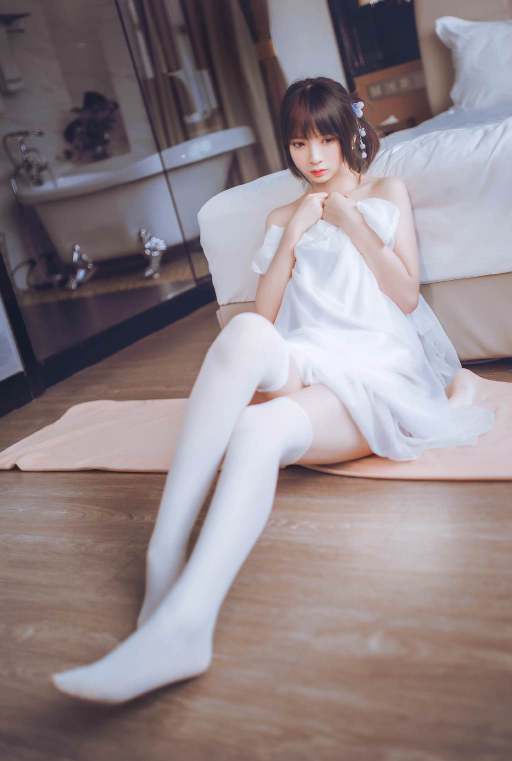
#> input picture picture_material/beauty_leg3.jpg, 1024 x 1522 px, found by its file name (shown at 1/2 size)
$ python 5.2D_filtering.py
#> lines starting #> are read from the running program, lines starting #| are printed output that depends on the picture
import cv2
import numpy as np

img = cv2.imread("picture_material/beauty_leg3.jpg")
#> img is the input picture: shape (1522, 1024, 3); mean B, G, R 137.4, 133.4, 145.1
img = cv2.resize(img, (int(img.shape[1]/2), int(img.shape[0]/2)), interpolation=cv2.INTER_AREA)
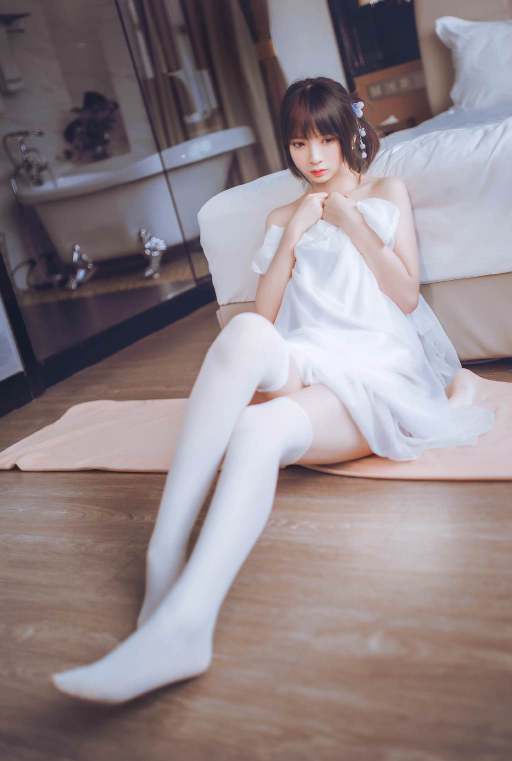
#> img: shape (761, 512, 3); mean B, G, R 137.5, 133.5, 145.2
img = cv2.cvtColor(img, cv2.COLOR_BGR2GRAY)
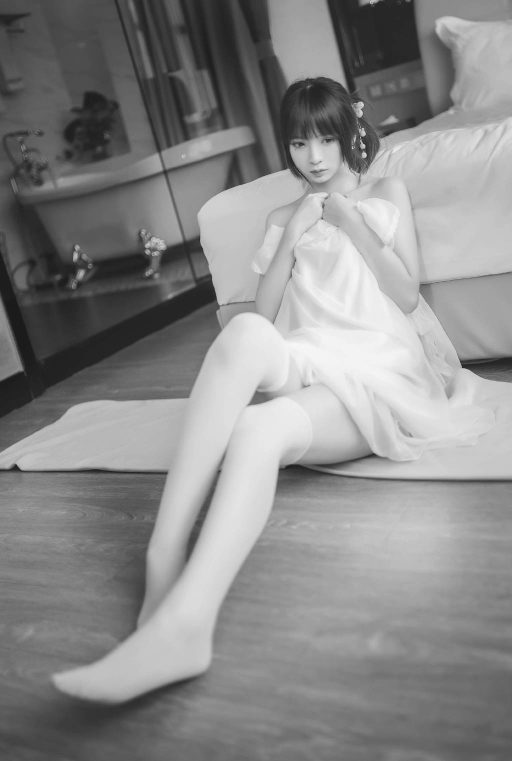
#> img: shape (761, 512); min 24, max 247, mean 137.5

#自定义的卷积函数
kernel3 = np.array([[-1, -1, 0], [-1, 0, 1], [0, 1, 1]])
kernel5 = np.array([[-1, -1, -1, -1, 0], [-1, -1, -1, 0, 1], [-1, -1, 0, 1, 1], [-1, 0, 1, 1, 1], [0, 1, 1, 1, 1]])

img3 = cv2.filter2D(img, -1, kernel3)
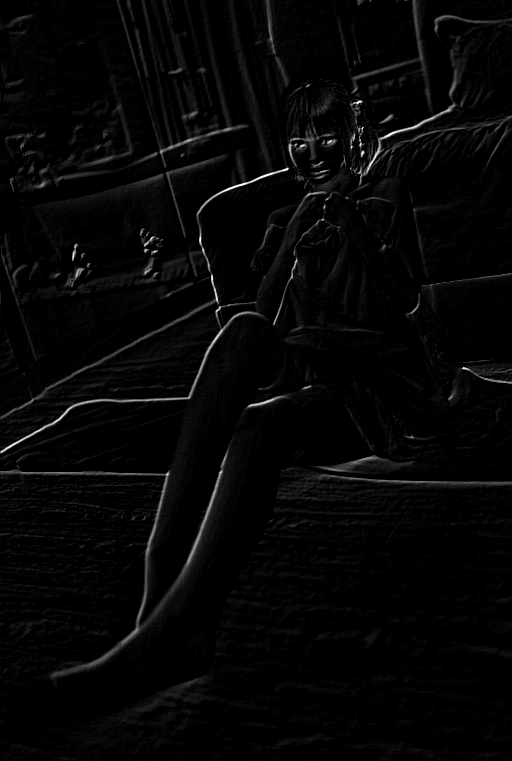
#> img3: shape (761, 512); min 0, max 255, mean 6
img5 = cv2.filter2D(img, -1, kernel5)
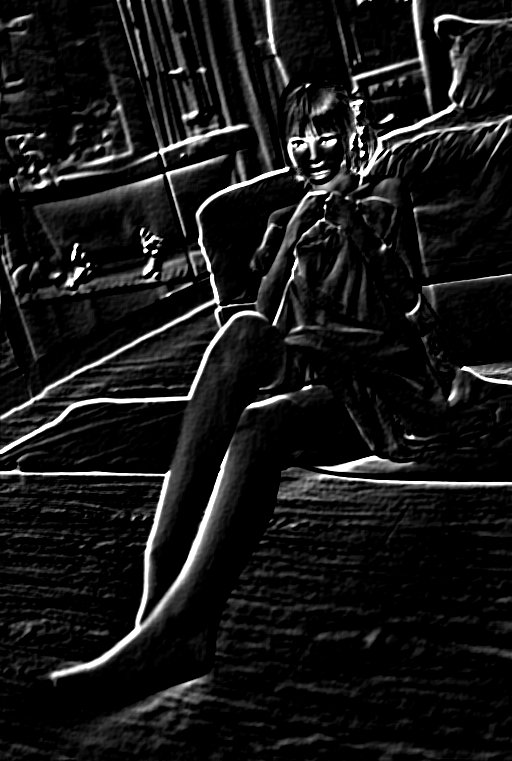
#> img5: shape (761, 512); min 0, max 255, mean 23.4

cv2.imshow("Origin", img)
cv2.imshow("K3", img3)
cv2.imshow("K5", img5)

cv2.waitKey()

$ run again, with picture_material/beauty_leg2.jpg copied over picture_material/beauty_leg3.jpg
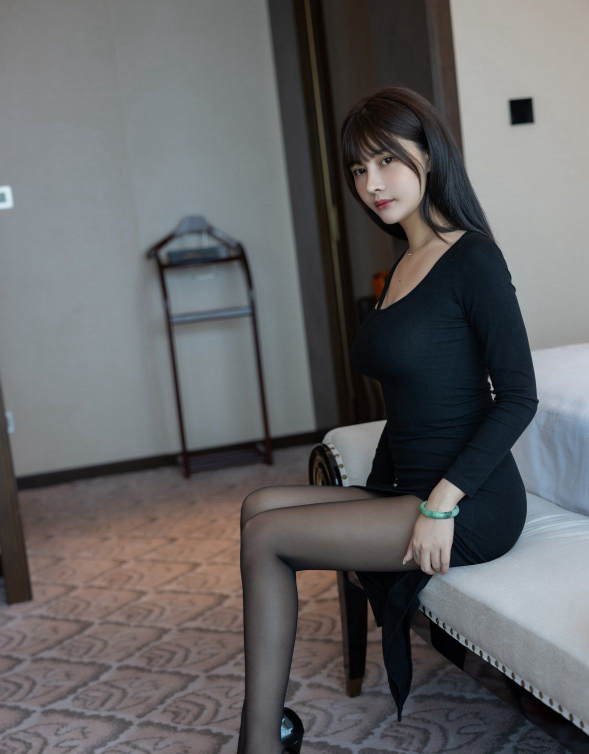
#> input picture picture_material/beauty_leg2.jpg, 1178 x 1507 px, found by its file name (shown at 1/2 size)
#> img is the input picture: shape (1507, 1178, 3); mean B, G, R 101.2, 99.8, 100.1
#> `img3 = cv2.filter2D(img, -1, kernel3)`:
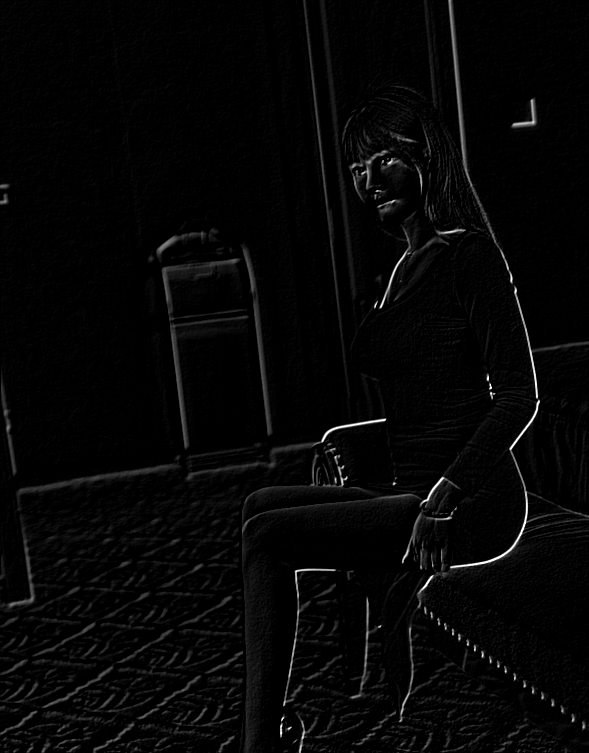
#> img3: shape (753, 589); min 0, max 255, mean 6
#> `img5 = cv2.filter2D(img, -1, kernel5)`:
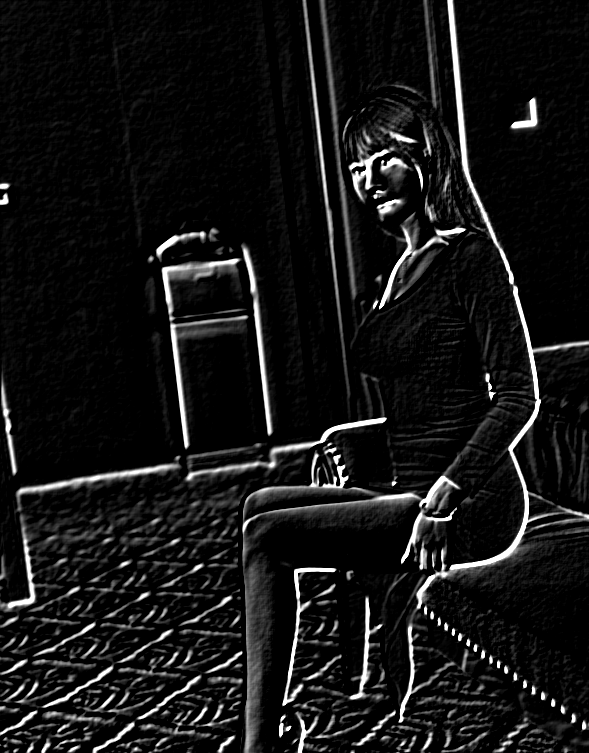
#> img5: shape (753, 589); min 0, max 255, mean 21.7

$ run again, with picture_material/1.jpg copied over picture_material/beauty_leg3.jpg
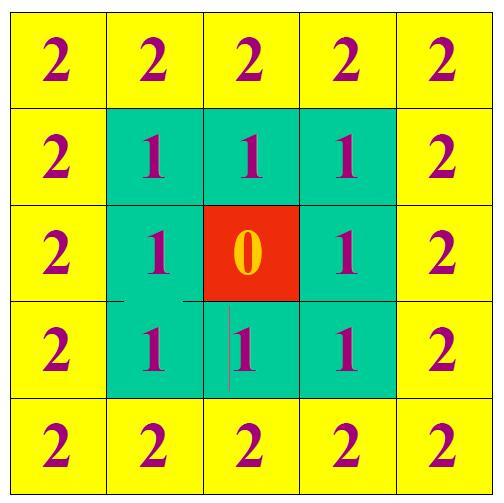
#> input picture picture_material/1.jpg, 504 x 503 px, found by its file name
#> img is the input picture: shape (503, 504, 3); mean B, G, R 71.4, 216.3, 174.1
#> `img = cv2.cvtColor(img, cv2.COLOR_BGR2GRAY)`:
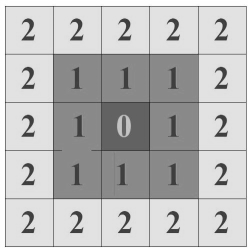
#> img: shape (251, 252); min 39, max 255, mean 187.2
#> `img5 = cv2.filter2D(img, -1, kernel5)`:
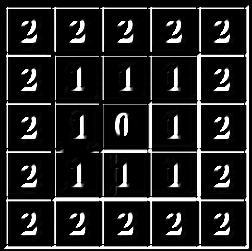
#> img5: shape (251, 252); min 0, max 255, mean 36.6
